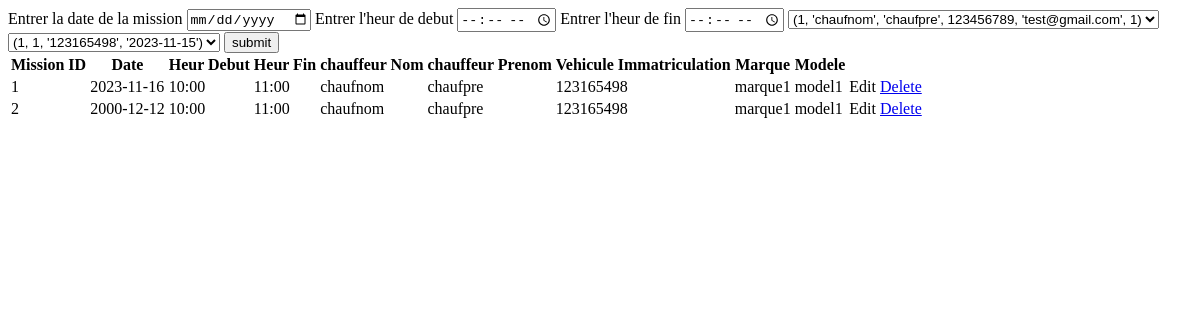
The page /mission on the database as committed earlier.
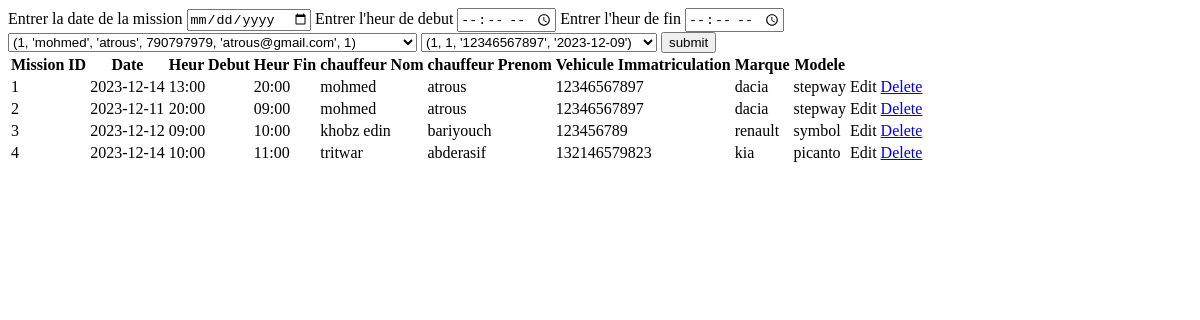
The same page on the database as committed later.
### tables this page shows
CREATE TABLE Mission(
        MissionID INTEGER PRIMARY KEY AUTOINCREMENT,
        Date TEXT NOT NULL,
        HeureDebut TEXT NOT NULL,
        HeureFin TEXT NOT NULL,
        ChauffeurID INTEGER NOT NULL,
        VehiculeID INTEGER NOT NULL
    );

CREATE TABLE Chauffeur(
        ChauffeurID INTEGER PRIMARY KEY AUTOINCREMENT,
        Nom TEXT NOT NULL,
        Prenom TEXT NOT NULL,
        Telephone INTEGER NOT NULL,
        Email TEXT NOT NULL,
        AgenceID INTEGER NOT NULL,
        FOREIGN KEY(AgenceID) REFERENCES Agence(AgenceID)
    );

CREATE TABLE Vehicule(
        VehiculeID INTEGER PRIMARY KEY AUTOINCREMENT,
        TypeID INTEGER NOT NULL,
        Immatriculation TEXT NOT NULL,
        DateAchat TEXT NOT NULL
    );

CREATE TABLE Type(
        TypeID INTEGER PRIMARY KEY AUTOINCREMENT,
        Marque TEXT NOT NULL,
        Modele TEXT NOT NULL
    );

### main.py (the view, shortened to what this page needs)
@app.route("/mission",methods = ['GET' , 'POST'])
def mission():
    chauffeure_list = cursor.execute('SELECT * FROM Chauffeur').fetchall()
    vehicule_list = cursor.execute('SELECT * FROM Vehicule').fetchall()
    mission_list = cursor.execute('''SELECT Chauffeur.Nom, Chauffeur.Prenom,
                                    Vehicule.Immatriculation, Type.Marque, Type.Modele,
                                    Mission.*
                                    FROM Mission
                                    JOIN Chauffeur ON Chauffeur.ChauffeurID = Mission.ChauffeurID
                                    JOIN Vehicule ON Vehicule.VehiculeID = Mission.VehiculeID
                                    JOIN Type ON Vehicule.TypeID = Type.TypeID''').fetchall()
    return render_template("missionmanager.html",chauffeure_list=chauffeure_list
                           ,vehicule_list=vehicule_list,mission_list=mission_list)

### templates/missionmanager.html (shortened to what this page needs)
<!DOCTYPE html>
<html lang="en">
<head>
</head>
<body>
    <div class="add">
        <form method="post">
            <label>Entrer la date de la mission</label>
            <input type="date" id="date" name="date" required>
            <label>Entrer l'heur de debut</label>
            <input type="time" id="heurdeb" name="heurdebut" required>
            <label>Entrer l'heur de fin</label>
            <input type="time" id="heurfin" name="heurfin" required>
            <select name="chauffeur" id="chauf">
                {% for chauffeur in chauffeure_list %}
                <option value="{{chauffeur[0]}}">{{chauffeur}}</option>
                {% endfor %}
            </select>
            <select name="vehicule" id="vehicule">
                {% for vehicule in vehicule_list %}
                <option value="{{vehicule[0]}}">{{vehicule}}</option>
                {% endfor %}
            </select>
            <input type="submit" id="sub" value="submit">
        </form>
    </div>
    <div class="lsit">
        <table>
            <thead>
                <tr>
                    <th>Mission ID</th>
                    <th>Date</th>
                    <th>Heur Debut</th>
                    <th>Heur Fin</th>
                    <th>chauffeur Nom</th>
                    <th>chauffeur Prenom</th>
                    <th>Vehicule Immatriculation</th>
                    <th>Marque</th>
                    <th>Modele</th>
                </tr>
            </thead>
            <tbody>
                {% for element in mission_list %}
                    <tr>
                        <td>{{ element[5] }}</td>
                        <td>{{ element[6] }}</td>
                        <td>{{ element[7] }}</td>
                        <td>{{ element[8] }}</td>
                        <td>{{ element[0] }}</td>
                        <td>{{ element[1] }}</td>
                        <td>{{ element[2] }}</td>
                        <td>{{ element[3] }}</td>
                        <td>{{ element[4] }}</td>
                        <td>
                            <a>Edit</a>
                            <a href="/mission/sup:{{element[0]}}">Delete</a>
                        </td>
                    </tr>
                {% endfor %}
            </tbody>
        </table>
    </div>
</body>
</html>

Rows that differ between the two databases and show on the page:
changed Mission id 1: Date "2023-11-16" → "2023-12-14"; HeureDebut "10:00" → "13:00"; HeureFin "11:00" → "20:00"; Nom "chaufnom" → "mohmed"; Prenom "chaufpre" → "atrous"; Immatriculation "123165498" → "12346567897"; Marque "marque1" → "dacia"; Modele "model1" → "stepway"
changed Mission id 2: Date "2000-12-12" → "2023-12-11"; HeureDebut "10:00" → "20:00"; HeureFin "11:00" → "09:00"; Nom "chaufnom" → "mohmed"; Prenom "chaufpre" → "atrous"; Immatriculation "123165498" → "12346567897"; Marque "marque1" → "dacia"; Modele "model1" → "stepway"
added Mission: MissionID "3", Date "2023-12-12", HeureDebut "09:00", HeureFin "10:00", Nom "khobz edin", Prenom "bariyouch", Immatriculation "123456789", Marque "renault", Modele "symbol"
added Mission: MissionID "4", Date "2023-12-14", HeureDebut "10:00", HeureFin "11:00", Nom "tritwar", Prenom "abderasif", Immatriculation "132146579823", Marque "kia", Modele "picanto"
Other text that changed with them:
form field chauffeur: "(1, 'chaufnom', 'chaufpre', 123456789, 'test@gmail.com', 1)" → "(1, 'mohmed', 'atrous', 790797979, 'atrous@gmail.com', 1)"
form field vehicule: "(1, 1, '123165498', '2023-11-15')" → "(1, 1, '12346567897', '2023-12-09')"
